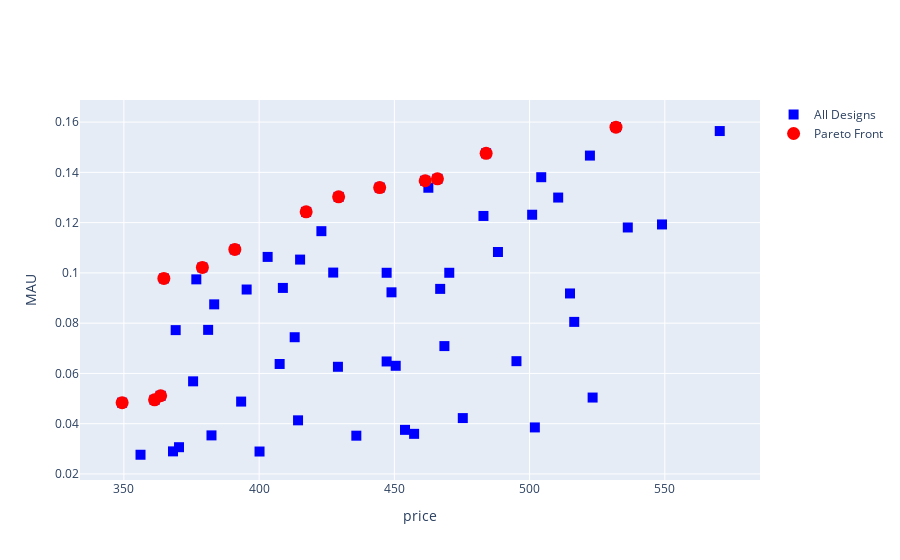

This figure's notebook cell:
### Code cell
# calculate the sau
uav_td.td.calculate_sau()

# calculate the mau
uav_td.td.calculate_mau()

uav_td.td.detect_pareto()

# see the tradespace
uav_td.td.plot_tradespace_plotly('price', 'MAU')

# save the tradespace to a csv file
uav_td.td.save_tradespace('tradespace.csv')

### Figure 1 — Plotly figure (JSON) as saved in the notebook; plotly's stock layout.template omitted (floating-point values rounded to 4 significant figures)
{"data": [{"hovertemplate": "<b>%{text}</b><br><br>%{xaxis.title.text}: %{x}<br>%{yaxis.title.text}: %{y}<extra></extra>", "marker": {"color": "blue", "size": 10, "symbol": "square"}, "mode": "markers", "name": "All Designs", "text": ["ID: 0", "ID: 1", "ID: 2", "ID: 3", "ID: 4", "ID: 5", "ID: 6", "ID: 7", "ID: 8", "ID: 9", "ID: 10", "ID: 11", "ID: 12", "ID: 13", "ID: 14", "ID: 15", "ID: 16", "ID: 17", "ID: 18", "ID: 19", "ID: 20", "ID: 21", "ID: 22", "ID: 23", "ID: 24", "ID: 25", "ID: 26", "ID: 27", "ID: 28", "ID: 29", "ID: 30", "ID: 31", "ID: 32", "ID: 33", "ID: 34", "ID: 35", "ID: 36", "ID: 37", "ID: 38", "ID: 39", "ID: 40", "ID: 41", "ID: 42", "ID: 43", "ID: 44", "ID: 45", "ID: 46", "ID: 47", "ID: 48", "ID: 49", "ID: 50", "ID: 51", "ID: 52", "ID: 53", "ID: 54", "ID: 55", "ID: 56", "ID: 57", "ID: 58", "ID: 59"], "type": "scatter", "x": [382.4, 475.3, 370.4, 457.3, 414.4, 523.3, 368.1, 453.9, 356.1, 435.9, 400.1, 501.9, 375.6, 468.5, 363.6, 450.5, 407.6, 516.5, 361.4, 447.1, 349.4, 429.1, 393.4, 495.1, 395.4, 488.3, 383.4, 470.3, 427.4, 536.3, 381.1, 466.9, 369.1, 448.9, 413.1, 514.9, 429.4, 522.3, 417.4, 504.3, 461.4, 570.3, 415.1, 500.9, 403.1, 482.9, 447.1, 548.9, 391.0, 483.9, 379.0, 465.9, 423.0, 531.9, 376.8, 462.6, 364.8, 444.6, 408.8, 510.6], "y": [0.03535, 0.04223, 0.03065, 0.03597, 0.04134, 0.0504, 0.02898, 0.03755, 0.02764, 0.03523, 0.02893, 0.03851, 0.05685, 0.07088, 0.05111, 0.06304, 0.06376, 0.08051, 0.04951, 0.06476, 0.04836, 0.06264, 0.0488, 0.06487, 0.09339, 0.1083, 0.08748, 0.1, 0.1001, 0.1181, 0.07732, 0.09363, 0.07723, 0.09227, 0.0744, 0.09182, 0.1302, 0.1467, 0.1243, 0.1381, 0.1367, 0.1564, 0.1053, 0.1231, 0.1064, 0.1226, 0.1, 0.1193, 0.1093, 0.1476, 0.1022, 0.1374, 0.1166, 0.158, 0.09742, 0.1339, 0.0978, 0.134, 0.09402, 0.13]}, {"hovertemplate": "<b>%{text}</b><br><br>%{xaxis.title.text}: %{x}<br>%{yaxis.title.text}: %{y}<extra></extra>", "marker": {"color": "red", "size": 13}, "mode": "markers", "name": "Pareto Front", "text": ["ID: 14", "ID: 18", "ID: 20", "ID: 36", "ID: 38", "ID: 40", "ID: 48", "ID: 49", "ID: 50", "ID: 51", "ID: 53", "ID: 56", "ID: 57"], "type": "scatter", "x": [363.6, 361.4, 349.4, 429.4, 417.4, 461.4, 391.0, 483.9, 379.0, 465.9, 531.9, 364.8, 444.6], "y": [0.05111, 0.04951, 0.04836, 0.1302, 0.1243, 0.1367, 0.1093, 0.1476, 0.1022, 0.1374, 0.158, 0.0978, 0.134]}], "layout": {"showlegend": true, "xaxis": {"title": {"text": "price"}}, "yaxis": {"title": {"text": "MAU"}}}}
